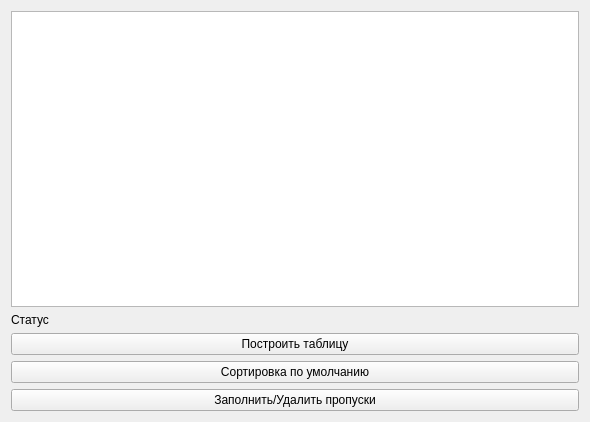
<?xml version="1.0" encoding="UTF-8"?>
<ui version="4.0">
 <class>Tablish</class>
 <widget class="QWidget" name="Tablish">
  <property name="geometry">
   <rect>
    <x>0</x>
    <y>0</y>
    <width>590</width>
    <height>422</height>
   </rect>
  </property>
  <property name="windowTitle">
   <string>Form</string>
  </property>
  <layout class="QGridLayout" name="gridLayout">
   <item row="3" column="0">
    <widget class="QPushButton" name="but_sort_default">
     <property name="text">
      <string>Сортировка по умолчанию</string>
     </property>
    </widget>
   </item>
   <item row="2" column="0">
    <widget class="QPushButton" name="pushButton">
     <property name="text">
      <string>Построить таблицу</string>
     </property>
    </widget>
   </item>
   <item row="1" column="0">
    <widget class="QLabel" name="lab_info">
     <property name="text">
      <string>Статус</string>
     </property>
    </widget>
   </item>
   <item row="0" column="0">
    <widget class="QTableView" name="table_view_res"/>
   </item>
   <item row="4" column="0">
    <widget class="QPushButton" name="but_empty_rows">
     <property name="text">
      <string>Заполнить/Удалить пропуски</string>
     </property>
    </widget>
   </item>
  </layout>
 </widget>
 <resources/>
 <connections/>
</ui>
